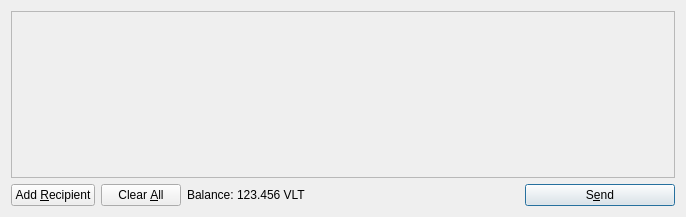
<?xml version="1.0" encoding="UTF-8"?>
<ui version="4.0">
 <class>SendCoinsDialog</class>
 <widget class="QDialog" name="SendCoinsDialog">
  <property name="geometry">
   <rect>
    <x>0</x>
    <y>0</y>
    <width>686</width>
    <height>217</height>
   </rect>
  </property>
  <property name="windowTitle">
   <string>Send Coins</string>
  </property>
  <layout class="QVBoxLayout" name="verticalLayout">
   <item>
    <widget class="QScrollArea" name="scrollArea">
     <property name="widgetResizable">
      <bool>true</bool>
     </property>
     <widget class="QWidget" name="scrollAreaWidgetContents">
      <property name="geometry">
       <rect>
        <x>0</x>
        <y>0</y>
        <width>666</width>
        <height>165</height>
       </rect>
      </property>
      <layout class="QVBoxLayout" name="verticalLayout_2">
       <property name="margin">
        <number>0</number>
       </property>
       <item>
        <layout class="QVBoxLayout" name="entries">
         <property name="spacing">
          <number>6</number>
         </property>
        </layout>
       </item>
       <item>
        <spacer name="verticalSpacer">
         <property name="orientation">
          <enum>Qt::Vertical</enum>
         </property>
         <property name="sizeHint" stdset="0">
          <size>
           <width>20</width>
           <height>40</height>
          </size>
         </property>
        </spacer>
       </item>
      </layout>
     </widget>
    </widget>
   </item>
   <item>
    <layout class="QHBoxLayout" name="horizontalLayout">
     <item>
      <widget class="QPushButton" name="addButton">
       <property name="toolTip">
        <string>Send to multiple recipients at once</string>
       </property>
       <property name="text">
        <string>Add &amp;Recipient</string>
       </property>
       <property name="icon">
        <iconset resource="../bitcoin.qrc">
         <normaloff>:/icons/add</normaloff>:/icons/add</iconset>
       </property>
       <property name="autoDefault">
        <bool>false</bool>
       </property>
      </widget>
     </item>
     <item>
      <widget class="QPushButton" name="clearButton">
       <property name="sizePolicy">
        <sizepolicy hsizetype="Minimum" vsizetype="Fixed">
         <horstretch>0</horstretch>
         <verstretch>0</verstretch>
        </sizepolicy>
       </property>
       <property name="toolTip">
        <string>Remove all transaction fields</string>
       </property>
       <property name="text">
        <string>Clear &amp;All</string>
       </property>
       <property name="icon">
        <iconset resource="../bitcoin.qrc">
         <normaloff>:/icons/remove</normaloff>:/icons/remove</iconset>
       </property>
       <property name="autoRepeatDelay">
        <number>300</number>
       </property>
       <property name="autoDefault">
        <bool>false</bool>
       </property>
      </widget>
     </item>
     <item>
      <layout class="QHBoxLayout" name="horizontalLayout_2">
       <property name="spacing">
        <number>3</number>
       </property>
       <item>
        <widget class="QLabel" name="label">
         <property name="text">
          <string>Balance:</string>
         </property>
        </widget>
       </item>
       <item>
        <widget class="QLabel" name="labelBalance">
         <property name="cursor">
          <cursorShape>IBeamCursor</cursorShape>
         </property>
         <property name="text">
          <string>123.456 VLT</string>
         </property>
         <property name="textInteractionFlags">
          <set>Qt::LinksAccessibleByMouse|Qt::TextSelectableByKeyboard|Qt::TextSelectableByMouse</set>
         </property>
        </widget>
       </item>
      </layout>
     </item>
     <item>
      <spacer name="horizontalSpacer">
       <property name="orientation">
        <enum>Qt::Horizontal</enum>
       </property>
       <property name="sizeHint" stdset="0">
        <size>
         <width>40</width>
         <height>20</height>
        </size>
       </property>
      </spacer>
     </item>
     <item>
      <widget class="QPushButton" name="sendButton">
       <property name="minimumSize">
        <size>
         <width>150</width>
         <height>0</height>
        </size>
       </property>
       <property name="toolTip">
        <string>Confirm the send action</string>
       </property>
       <property name="text">
        <string>S&amp;end</string>
       </property>
       <property name="icon">
        <iconset resource="../bitcoin.qrc">
         <normaloff>:/icons/send</normaloff>:/icons/send</iconset>
       </property>
       <property name="default">
        <bool>true</bool>
       </property>
      </widget>
     </item>
    </layout>
   </item>
  </layout>
 </widget>
 <resources>
  <include location="../bitcoin.qrc"/>
 </resources>
 <connections/>
</ui>
